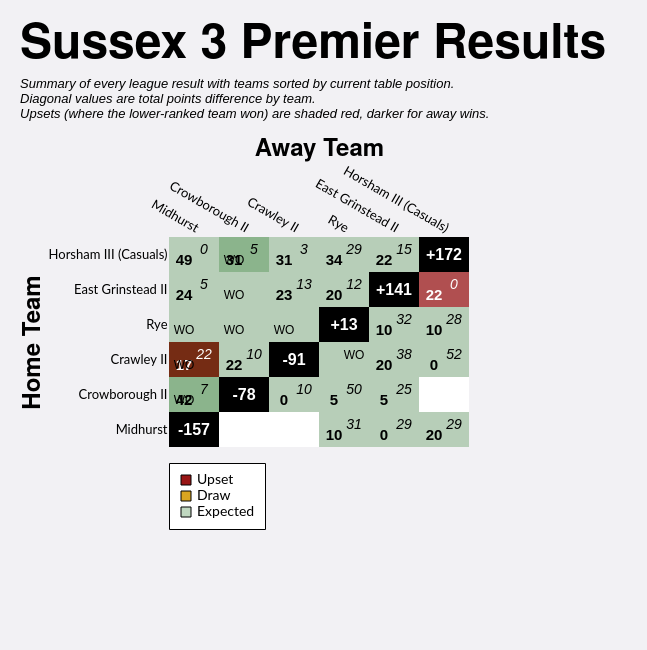

Here is the Vega-Lite specification saved for this chart:
### Vega-Lite specification from a JSON file in a GitHub repository (floating-point values rounded to 4 significant figures)
{"config": {"axis": {"labelFont": "Lato, sans-serif", "titleFont": "PT Sans Narrow, Helvetica Neue, Helvetica, Arial, sans-serif", "labelFontSize": 13, "titleFontSize": 24, "gridColor": "#202947", "gridOpacity": 0.2}, "header": {"labelFont": "PT Sans Narrow, Helvetica Neue, Helvetica, Arial, sans-serif", "titleFont": "PT Sans Narrow, Helvetica Neue, Helvetica, Arial, sans-serif", "labelFontSize": 24, "titleFontSize": 28, "labelFontWeight": "bold", "orient": "left"}, "legend": {"labelFont": "Lato, sans-serif", "titleFont": "PT Sans Narrow, Helvetica Neue, Helvetica, Arial, sans-serif", "labelFontSize": 14, "titleFontSize": 16, "titlePadding": 5, "fillColor": "white", "strokeColor": "black", "padding": 10, "titleFontWeight": "lighter", "titleFontStyle": "italic", "titleColor": "gray", "offset": 10}, "title": {"font": "PT Sans Narrow, Helvetica Neue, Helvetica, Arial, sans-serif", "fontSize": 48, "fontWeight": "bold", "anchor": "start", "align": "center", "titlePadding": 20, "subtitlePadding": 10, "subtitleFontSize": 13, "subtitleColor": "", "subtitleFontStyle": "italic", "offset": 15, "color": "black"}, "axisX": {"labelAngle": 0}, "facet": {"title": null, "header": null, "align": {"row": "each", "column": "each"}}, "resolve": {"scale": {"y": "independent", "facet": "independent"}}, "background": "#f2f1f4", "view": {"stroke": null}}, "layer": [{"data": {"name": "data-8764dce6b878215d67f8b3fd9065652d"}, "mark": {"type": "rect"}, "encoding": {"color": {"field": "unexpected_result", "legend": {"columns": 1, "direction": "horizontal", "labelExpr": "datum.value === 'Upset (Away Win)' ? 'Upset' : datum.value", "labelLimit": 220, "offset": 16, "orient": "bottom", "symbolStrokeColor": "black", "symbolStrokeWidth": 1, "values": ["Upset (Away Win)", "Draw", "Expected"]}, "scale": {"domain": ["Expected", "Upset (Home Win)", "Upset (Away Win)", "Draw", "To be played", "N/A"], "range": ["#146f1444", "#991515bb", "#991515", "goldenrod", "white", "black"]}, "title": null, "type": "nominal"}, "opacity": {"condition": {"test": "datum.home_team == param_12['home_team'] || datum.away_team == param_12['home_team'] || !isValid(param_12['home_team'])", "value": 1.0}, "value": 0.1}, "tooltip": [{"field": "home_team", "title": "Home", "type": "nominal"}, {"field": "away_team", "title": "Away", "type": "nominal"}, {"field": "home_score_text", "title": "Home Score", "type": "nominal"}, {"field": "away_score_text", "title": "Away Score", "type": "nominal"}, {"field": "result", "title": "Result", "type": "nominal"}, {"field": "unexpected_result", "title": "Unexpectedness", "type": "nominal"}, {"field": "date", "format": "%d %b %Y", "title": "Date", "type": "temporal"}], "x": {"axis": {"domain": false, "grid": false, "labelAngle": 30, "orient": "top", "ticks": false}, "field": "away_team", "sort": ["Midhurst", "Crowborough II", "Crawley II", "Rye", "East Grinstead II", "Horsham III (Casuals)"], "title": "Away Team", "type": "nominal"}, "y": {"axis": {"domain": false, "grid": false, "ticks": false}, "field": "home_team", "sort": ["Horsham III (Casuals)", "East Grinstead II", "Rye", "Crawley II", "Crowborough II", "Midhurst"], "title": "Home Team", "type": "nominal"}}, "name": "view_7"}, {"data": {"name": "data-8764dce6b878215d67f8b3fd9065652d"}, "mark": {"type": "text", "fontStyle": "italic", "size": 14, "xOffset": 10, "yOffset": -5}, "encoding": {"color": {"condition": {"test": "(datum.home_team == param_12['home_team'] || datum.away_team == param_12['home_team'] || !isValid(param_12['home_team'])) && datum.unexpected_result == 'Expected'", "value": "black"}, "value": "white"}, "text": {"field": "away_score_text", "type": "nominal"}, "x": {"field": "away_team", "sort": ["Midhurst", "Crowborough II", "Crawley II", "Rye", "East Grinstead II", "Horsham III (Casuals)"], "type": "nominal"}, "y": {"field": "home_team", "sort": ["Horsham III (Casuals)", "East Grinstead II", "Rye", "Crawley II", "Crowborough II", "Midhurst"], "type": "nominal"}}, "transform": [{"filter": "datum.away_score_text != '' && datum.away_score_text != 'WO'"}]}, {"data": {"name": "data-8764dce6b878215d67f8b3fd9065652d"}, "mark": {"type": "text", "size": 12, "xOffset": 10, "yOffset": -5}, "encoding": {"color": {"condition": {"test": "(datum.home_team == param_12['home_team'] || datum.away_team == param_12['home_team'] || !isValid(param_12['home_team'])) && datum.unexpected_result == 'Expected'", "value": "black"}, "value": "white"}, "text": {"field": "away_score_text", "type": "nominal"}, "x": {"field": "away_team", "sort": ["Midhurst", "Crowborough II", "Crawley II", "Rye", "East Grinstead II", "Horsham III (Casuals)"], "type": "nominal"}, "y": {"field": "home_team", "sort": ["Horsham III (Casuals)", "East Grinstead II", "Rye", "Crawley II", "Crowborough II", "Midhurst"], "type": "nominal"}}, "transform": [{"filter": "datum.away_score_text == 'WO'"}]}, {"data": {"name": "data-8764dce6b878215d67f8b3fd9065652d"}, "mark": {"type": "text", "fontWeight": "bold", "size": 15, "xOffset": -10, "yOffset": 5}, "encoding": {"color": {"condition": {"test": "(datum.home_team == param_12['home_team'] || datum.away_team == param_12['home_team'] || !isValid(param_12['home_team'])) && datum.unexpected_result == 'Expected'", "value": "black"}, "value": "white"}, "text": {"field": "home_score_text", "type": "nominal"}, "x": {"field": "away_team", "sort": ["Midhurst", "Crowborough II", "Crawley II", "Rye", "East Grinstead II", "Horsham III (Casuals)"], "type": "nominal"}, "y": {"field": "home_team", "sort": ["Horsham III (Casuals)", "East Grinstead II", "Rye", "Crawley II", "Crowborough II", "Midhurst"], "type": "nominal"}}, "transform": [{"filter": "datum.home_score_text != '' && datum.home_score_text != 'WO'"}]}, {"data": {"name": "data-8764dce6b878215d67f8b3fd9065652d"}, "mark": {"type": "text", "size": 12, "xOffset": -10, "yOffset": 5}, "encoding": {"color": {"condition": {"test": "(datum.home_team == param_12['home_team'] || datum.away_team == param_12['home_team'] || !isValid(param_12['home_team'])) && datum.unexpected_result == 'Expected'", "value": "black"}, "value": "white"}, "text": {"field": "home_score_text", "type": "nominal"}, "x": {"field": "away_team", "sort": ["Midhurst", "Crowborough II", "Crawley II", "Rye", "East Grinstead II", "Horsham III (Casuals)"], "type": "nominal"}, "y": {"field": "home_team", "sort": ["Horsham III (Casuals)", "East Grinstead II", "Rye", "Crawley II", "Crowborough II", "Midhurst"], "type": "nominal"}}, "transform": [{"filter": "datum.home_score_text == 'WO'"}]}, {"data": {"name": "data-99997583bae8392bf271f2a6b991e258"}, "mark": {"type": "text", "color": "white", "fontWeight": "bold", "size": 16}, "encoding": {"text": {"field": "display_text", "type": "nominal"}, "tooltip": [{"field": "home_team", "title": "Team", "type": "nominal"}, {"field": "display_text", "title": "Points Difference", "type": "nominal"}], "x": {"field": "away_team", "sort": ["Midhurst", "Crowborough II", "Crawley II", "Rye", "East Grinstead II", "Horsham III (Casuals)"], "type": "nominal"}, "y": {"field": "home_team", "sort": ["Horsham III (Casuals)", "East Grinstead II", "Rye", "Crawley II", "Crowborough II", "Midhurst"], "type": "nominal"}}}], "height": {"step": 35}, "padding": {"left": 20, "top": 20, "right": 40, "bottom": 120}, "params": [{"name": "param_12", "select": {"type": "point", "clear": "dblclick", "fields": ["home_team"], "on": "click"}, "value": null, "views": ["view_7"]}], "title": {"text": "Sussex 3 Premier Results", "subtitle": ["Summary of every league result with teams sorted by current table position.", "Diagonal values are total points difference by team.", "Upsets (where the lower-ranked team won) are shaded red, darker for away wins."]}, "width": {"step": 50}, "$schema": "https://vega.github.io/schema/vega-lite/v5.20.1.json", "datasets": {"data-8764dce6b878215d67f8b3fd9065652d": [{"home_team": "Crawley II", "away_team": "Crawley II", "match_id": null, "date": "", "home_score": null, "away_score": null, "home_walkover": null, "away_walkover": null, "result": "N/A", "home_score_text": "", "away_score_text": "", "wo_result": "", "score_text": "", "display_text": "-91", "is_diagonal": true, "result_simple": "N/A", "unexpected_result": "N/A", "unexpected_opacity": 1.0}, {"home_team": "Crawley II", "away_team": "Crowborough II", "match_id": "952685", "date": "2022-01-22T00:00:00", "home_score": 22, "away_score": 10, "home_walkover": false, "away_walkover": false, "result": "Home Win", "home_score_text": "22", "away_score_text": "10", "wo_result": "", "score_text": "22-10", "display_text": "22-10", "is_diagonal": false, "result_simple": "Home Win", "unexpected_result": "Expected", "unexpected_opacity": 0.25}, {"home_team": "Crawley II", "away_team": "East Grinstead II", "match_id": "952701", "date": "2022-03-26T00:00:00", "home_score": 20, "away_score": 38, "home_walkover": false, "away_walkover": false, "result": "Away Win", "home_score_text": "20", "away_score_text": "38", "wo_result": "", "score_text": "20-38", "display_text": "20-38", "is_diagonal": false, "result_simple": "Away Win", "unexpected_result": "Expected", "unexpected_opacity": 0.25}, {"home_team": "Crawley II", "away_team": "Horsham III (Casuals)", "match_id": "952691", "date": "2022-02-12T00:00:00", "home_score": 0, "away_score": 52, "home_walkover": false, "away_walkover": false, "result": "Away Win", "home_score_text": "0", "away_score_text": "52", "wo_result": "", "score_text": "0-52", "display_text": "0-52", "is_diagonal": false, "result_simple": "Away Win", "unexpected_result": "Expected", "unexpected_opacity": 0.25}, {"home_team": "Crawley II", "away_team": "Midhurst", "match_id": "957345", "date": "2022-02-19T00:00:00", "home_score": 17, "away_score": 22, "home_walkover": false, "away_walkover": false, "result": "Away Win (LBP)", "home_score_text": "17", "away_score_text": "22", "wo_result": "", "score_text": "17-22", "display_text": "17-22", "is_diagonal": false, "result_simple": "Away Win", "unexpected_result": "Upset (Away Win)", "unexpected_opacity": 1.0}, {"home_team": "Crawley II", "away_team": "Midhurst", "match_id": "952681", "date": "2022-01-15T00:00:00", "home_score": null, "away_score": null, "home_walkover": true, "away_walkover": false, "result": "Home Win", "home_score_text": "WO", "away_score_text": "", "wo_result": "HWO", "score_text": "WO", "display_text": "WO", "is_diagonal": false, "result_simple": "Home Win", "unexpected_result": "Expected", "unexpected_opacity": 0.25}, {"home_team": "Crawley II", "away_team": "Rye", "match_id": "952676", "date": "2021-12-11T00:00:00", "home_score": null, "away_score": null, "home_walkover": false, "away_walkover": true, "result": "Away Win", "home_score_text": "", "away_score_text": "WO", "wo_result": "AWO", "score_text": "WO", "display_text": "WO", "is_diagonal": false, "result_simple": "Away Win", "unexpected_result": "Expected", "unexpected_opacity": 0.25}, {"home_team": "Crowborough II", "away_team": "Crawley II", "match_id": "952697", "date": "2022-03-05T00:00:00", "home_score": 0, "away_score": 10, "home_walkover": false, "away_walkover": false, "result": "Away Win", "home_score_text": "0", "away_score_text": "10", "wo_result": "", "score_text": "0-10", "display_text": "0-10", "is_diagonal": false, "result_simple": "Away Win", "unexpected_result": "Expected", "unexpected_opacity": 0.25}, {"home_team": "Crowborough II", "away_team": "Crowborough II", "match_id": null, "date": "", "home_score": null, "away_score": null, "home_walkover": null, "away_walkover": null, "result": "N/A", "home_score_text": "", "away_score_text": "", "wo_result": "", "score_text": "", "display_text": "-78", "is_diagonal": true, "result_simple": "N/A", "unexpected_result": "N/A", "unexpected_opacity": 1.0}, {"home_team": "Crowborough II", "away_team": "East Grinstead II", "match_id": "952677", "date": "2021-12-11T00:00:00", "home_score": 5, "away_score": 25, "home_walkover": false, "away_walkover": false, "result": "Away Win", "home_score_text": "5", "away_score_text": "25", "wo_result": "", "score_text": "5-25", "display_text": "5-25", "is_diagonal": false, "result_simple": "Away Win", "unexpected_result": "Expected", "unexpected_opacity": 0.25}, {"home_team": "Crowborough II", "away_team": "Horsham III (Casuals)", "match_id": null, "date": "", "home_score": null, "away_score": null, "home_walkover": null, "away_walkover": null, "result": "To be played", "home_score_text": "", "away_score_text": "", "wo_result": "", "score_text": "", "display_text": "", "is_diagonal": false, "result_simple": "To be played", "unexpected_result": "To be played", "unexpected_opacity": 1.0}, {"home_team": "Crowborough II", "away_team": "Midhurst", "match_id": "957845", "date": "2022-03-26T00:00:00", "home_score": 42, "away_score": 7, "home_walkover": false, "away_walkover": false, "result": "Home Win", "home_score_text": "42", "away_score_text": "7", "wo_result": "", "score_text": "42-7", "display_text": "42-7", "is_diagonal": false, "result_simple": "Home Win", "unexpected_result": "Expected", "unexpected_opacity": 0.25}, {"home_team": "Crowborough II", "away_team": "Midhurst", "match_id": "952687", "date": "2022-01-29T00:00:00", "home_score": null, "away_score": null, "home_walkover": true, "away_walkover": false, "result": "Home Win", "home_score_text": "WO", "away_score_text": "", "wo_result": "HWO", "score_text": "WO", "display_text": "WO", "is_diagonal": false, "result_simple": "Home Win", "unexpected_result": "Expected", "unexpected_opacity": 0.25}, {"home_team": "Crowborough II", "away_team": "Rye", "match_id": "952690", "date": "2022-02-12T00:00:00", "home_score": 5, "away_score": 50, "home_walkover": false, "away_walkover": false, "result": "Away Win", "home_score_text": "5", "away_score_text": "50", "wo_result": "", "score_text": "5-50", "display_text": "5-50", "is_diagonal": false, "result_simple": "Away Win", "unexpected_result": "Expected", "unexpected_opacity": 0.25}, {"home_team": "East Grinstead II", "away_team": "Crawley II", "match_id": "952688", "date": "2022-01-29T00:00:00", "home_score": 23, "away_score": 13, "home_walkover": false, "away_walkover": false, "result": "Home Win", "home_score_text": "23", "away_score_text": "13", "wo_result": "", "score_text": "23-13", "display_text": "23-13", "is_diagonal": false, "result_simple": "Home Win", "unexpected_result": "Expected", "unexpected_opacity": 0.25}, {"home_team": "East Grinstead II", "away_team": "Crowborough II", "match_id": "952704", "date": "2022-04-02T00:00:00", "home_score": null, "away_score": null, "home_walkover": true, "away_walkover": false, "result": "Home Win", "home_score_text": "WO", "away_score_text": "", "wo_result": "HWO", "score_text": "WO", "display_text": "WO", "is_diagonal": false, "result_simple": "Home Win", "unexpected_result": "Expected", "unexpected_opacity": 0.25}, {"home_team": "East Grinstead II", "away_team": "East Grinstead II", "match_id": null, "date": "", "home_score": null, "away_score": null, "home_walkover": null, "away_walkover": null, "result": "N/A", "home_score_text": "", "away_score_text": "", "wo_result": "", "score_text": "", "display_text": "+141", "is_diagonal": true, "result_simple": "N/A", "unexpected_result": "N/A", "unexpected_opacity": 1.0}, {"home_team": "East Grinstead II", "away_team": "Horsham III (Casuals)", "match_id": "952698", "date": "2022-03-05T00:00:00", "home_score": 22, "away_score": 0, "home_walkover": false, "away_walkover": false, "result": "Home Win", "home_score_text": "22", "away_score_text": "0", "wo_result": "", "score_text": "22-0", "display_text": "22-0", "is_diagonal": false, "result_simple": "Home Win", "unexpected_result": "Upset (Home Win)", "unexpected_opacity": 0.75}, {"home_team": "East Grinstead II", "away_team": "Midhurst", "match_id": "952692", "date": "2022-02-12T00:00:00", "home_score": 24, "away_score": 5, "home_walkover": false, "away_walkover": false, "result": "Home Win", "home_score_text": "24", "away_score_text": "5", "wo_result": "", "score_text": "24-5", "display_text": "24-5", "is_diagonal": false, "result_simple": "Home Win", "unexpected_result": "Expected", "unexpected_opacity": 0.25}, {"home_team": "East Grinstead II", "away_team": "Rye", "match_id": "952683", "date": "2022-01-15T00:00:00", "home_score": 20, "away_score": 12, "home_walkover": false, "away_walkover": false, "result": "Home Win", "home_score_text": "20", "away_score_text": "12", "wo_result": "", "score_text": "20-12", "display_text": "20-12", "is_diagonal": false, "result_simple": "Home Win", "unexpected_result": "Expected", "unexpected_opacity": 0.25}, {"home_team": "Horsham III (Casuals)", "away_team": "Crawley II", "match_id": "952678", "date": "2021-12-18T00:00:00", "home_score": 31, "away_score": 3, "home_walkover": false, "away_walkover": false, "result": "Home Win", "home_score_text": "31", "away_score_text": "3", "wo_result": "", "score_text": "31-3", "display_text": "31-3", "is_diagonal": false, "result_simple": "Home Win", "unexpected_result": "Expected", "unexpected_opacity": 0.25}, {"home_team": "Horsham III (Casuals)", "away_team": "Crowborough II", "match_id": "957346", "date": "2022-02-19T00:00:00", "home_score": 31, "away_score": 5, "home_walkover": false, "away_walkover": false, "result": "Home Win", "home_score_text": "31", "away_score_text": "5", "wo_result": "", "score_text": "31-5", "display_text": "31-5", "is_diagonal": false, "result_simple": "Home Win", "unexpected_result": "Expected", "unexpected_opacity": 0.25}, {"home_team": "Horsham III (Casuals)", "away_team": "Crowborough II", "match_id": "953050", "date": "2022-01-15T00:00:00", "home_score": null, "away_score": null, "home_walkover": true, "away_walkover": false, "result": "Home Win", "home_score_text": "WO", "away_score_text": "", "wo_result": "HWO", "score_text": "WO", "display_text": "WO", "is_diagonal": false, "result_simple": "Home Win", "unexpected_result": "Expected", "unexpected_opacity": 0.25}, {"home_team": "Horsham III (Casuals)", "away_team": "East Grinstead II", "match_id": "952684", "date": "2022-01-22T00:00:00", "home_score": 22, "away_score": 15, "home_walkover": false, "away_walkover": false, "result": "Home Win (LBP)", "home_score_text": "22", "away_score_text": "15", "wo_result": "", "score_text": "22-15", "display_text": "22-15", "is_diagonal": false, "result_simple": "Home Win", "unexpected_result": "Expected", "unexpected_opacity": 0.25}, {"home_team": "Horsham III (Casuals)", "away_team": "Horsham III (Casuals)", "match_id": null, "date": "", "home_score": null, "away_score": null, "home_walkover": null, "away_walkover": null, "result": "N/A", "home_score_text": "", "away_score_text": "", "wo_result": "", "score_text": "", "display_text": "+172", "is_diagonal": true, "result_simple": "N/A", "unexpected_result": "N/A", "unexpected_opacity": 1.0}, {"home_team": "Horsham III (Casuals)", "away_team": "Midhurst", "match_id": "952675", "date": "2021-12-11T00:00:00", "home_score": 49, "away_score": 0, "home_walkover": false, "away_walkover": false, "result": "Home Win", "home_score_text": "49", "away_score_text": "0", "wo_result": "", "score_text": "49-0", "display_text": "49-0", "is_diagonal": false, "result_simple": "Home Win", "unexpected_result": "Expected", "unexpected_opacity": 0.25}, {"home_team": "Horsham III (Casuals)", "away_team": "Rye", "match_id": "952700", "date": "2022-03-19T00:00:00", "home_score": 34, "away_score": 29, "home_walkover": false, "away_walkover": false, "result": "Home Win (LBP)", "home_score_text": "34", "away_score_text": "29", "wo_result": "", "score_text": "34-29", "display_text": "34-29", "is_diagonal": false, "result_simple": "Home Win", "unexpected_result": "Expected", "unexpected_opacity": 0.25}, {"home_team": "Midhurst", "away_team": "Crawley II", "match_id": null, "date": "", "home_score": null, "away_score": null, "home_walkover": null, "away_walkover": null, "result": "To be played", "home_score_text": "", "away_score_text": "", "wo_result": "", "score_text": "", "display_text": "", "is_diagonal": false, "result_simple": "To be played", "unexpected_result": "To be played", "unexpected_opacity": 1.0}, {"home_team": "Midhurst", "away_team": "Crowborough II", "match_id": null, "date": "", "home_score": null, "away_score": null, "home_walkover": null, "away_walkover": null, "result": "To be played", "home_score_text": "", "away_score_text": "", "wo_result": "", "score_text": "", "display_text": "", "is_diagonal": false, "result_simple": "To be played", "unexpected_result": "To be played", "unexpected_opacity": 1.0}, {"home_team": "Midhurst", "away_team": "East Grinstead II", "match_id": "955168", "date": "2022-01-08T00:00:00", "home_score": 0, "away_score": 29, "home_walkover": false, "away_walkover": false, "result": "Away Win", "home_score_text": "0", "away_score_text": "29", "wo_result": "", "score_text": "0-29", "display_text": "0-29", "is_diagonal": false, "result_simple": "Away Win", "unexpected_result": "Expected", "unexpected_opacity": 0.25}, {"home_team": "Midhurst", "away_team": "Horsham III (Casuals)", "match_id": "952702", "date": "2022-04-02T00:00:00", "home_score": 20, "away_score": 29, "home_walkover": false, "away_walkover": false, "result": "Away Win", "home_score_text": "20", "away_score_text": "29", "wo_result": "", "score_text": "20-29", "display_text": "20-29", "is_diagonal": false, "result_simple": "Away Win", "unexpected_result": "Expected", "unexpected_opacity": 0.25}, {"home_team": "Midhurst", "away_team": "Midhurst", "match_id": null, "date": "", "home_score": null, "away_score": null, "home_walkover": null, "away_walkover": null, "result": "N/A", "home_score_text": "", "away_score_text": "", "wo_result": "", "score_text": "", "display_text": "-157", "is_diagonal": true, "result_simple": "N/A", "unexpected_result": "N/A", "unexpected_opacity": 1.0}, {"home_team": "Midhurst", "away_team": "Rye", "match_id": "952686", "date": "2022-01-22T00:00:00", "home_score": 10, "away_score": 31, "home_walkover": false, "away_walkover": false, "result": "Away Win", "home_score_text": "10", "away_score_text": "31", "wo_result": "", "score_text": "10-31", "display_text": "10-31", "is_diagonal": false, "result_simple": "Away Win", "unexpected_result": "Expected", "unexpected_opacity": 0.25}, {"home_team": "Rye", "away_team": "Crawley II", "match_id": "952703", "date": "2022-04-02T00:00:00", "home_score": null, "away_score": null, "home_walkover": true, "away_walkover": false, "result": "Home Win", "home_score_text": "WO", "away_score_text": "", "wo_result": "HWO", "score_text": "WO", "display_text": "WO", "is_diagonal": false, "result_simple": "Home Win", "unexpected_result": "Expected", "unexpected_opacity": 0.25}, {"home_team": "Rye", "away_team": "Crowborough II", "match_id": "955082", "date": "2022-02-05T00:00:00", "home_score": null, "away_score": null, "home_walkover": true, "away_walkover": false, "result": "Home Win", "home_score_text": "WO", "away_score_text": "", "wo_result": "HWO", "score_text": "WO", "display_text": "WO", "is_diagonal": false, "result_simple": "Home Win", "unexpected_result": "Expected", "unexpected_opacity": 0.25}, {"home_team": "Rye", "away_team": "East Grinstead II", "match_id": "959356", "date": "2022-03-12T00:00:00", "home_score": 10, "away_score": 32, "home_walkover": false, "away_walkover": false, "result": "Away Win", "home_score_text": "10", "away_score_text": "32", "wo_result": "", "score_text": "10-32", "display_text": "10-32", "is_diagonal": false, "result_simple": "Away Win", "unexpected_result": "Expected", "unexpected_opacity": 0.25}, {"home_team": "Rye", "away_team": "Horsham III (Casuals)", "match_id": "952689", "date": "2022-01-29T00:00:00", "home_score": 10, "away_score": 28, "home_walkover": false, "away_walkover": false, "result": "Away Win", "home_score_text": "10", "away_score_text": "28", "wo_result": "", "score_text": "10-28", "display_text": "10-28", "is_diagonal": false, "result_simple": "Away Win", "unexpected_result": "Expected", "unexpected_opacity": 0.25}, {"home_team": "Rye", "away_team": "Midhurst", "match_id": "952696", "date": "2022-03-05T00:00:00", "home_score": null, "away_score": null, "home_walkover": true, "away_walkover": false, "result": "Home Win", "home_score_text": "WO", "away_score_text": "", "wo_result": "HWO", "score_text": "WO", "display_text": "WO", "is_diagonal": false, "result_simple": "Home Win", "unexpected_result": "Expected", "unexpected_opacity": 0.25}, {"home_team": "Rye", "away_team": "Rye", "match_id": null, "date": "", "home_score": null, "away_score": null, "home_walkover": null, "away_walkover": null, "result": "N/A", "home_score_text": "", "away_score_text": "", "wo_result": "", "score_text": "", "display_text": "+13", "is_diagonal": true, "result_simple": "N/A", "unexpected_result": "N/A", "unexpected_opacity": 1.0}], "data-99997583bae8392bf271f2a6b991e258": [{"home_team": "Crawley II", "away_team": "Crawley II", "match_id": null, "date": "", "home_score": null, "away_score": null, "home_walkover": null, "away_walkover": null, "result": "N/A", "home_score_text": "", "away_score_text": "", "wo_result": "", "score_text": "", "display_text": "-91", "is_diagonal": true, "result_simple": "N/A", "unexpected_result": "N/A", "unexpected_opacity": 1.0}, {"home_team": "Crowborough II", "away_team": "Crowborough II", "match_id": null, "date": "", "home_score": null, "away_score": null, "home_walkover": null, "away_walkover": null, "result": "N/A", "home_score_text": "", "away_score_text": "", "wo_result": "", "score_text": "", "display_text": "-78", "is_diagonal": true, "result_simple": "N/A", "unexpected_result": "N/A", "unexpected_opacity": 1.0}, {"home_team": "East Grinstead II", "away_team": "East Grinstead II", "match_id": null, "date": "", "home_score": null, "away_score": null, "home_walkover": null, "away_walkover": null, "result": "N/A", "home_score_text": "", "away_score_text": "", "wo_result": "", "score_text": "", "display_text": "+141", "is_diagonal": true, "result_simple": "N/A", "unexpected_result": "N/A", "unexpected_opacity": 1.0}, {"home_team": "Horsham III (Casuals)", "away_team": "Horsham III (Casuals)", "match_id": null, "date": "", "home_score": null, "away_score": null, "home_walkover": null, "away_walkover": null, "result": "N/A", "home_score_text": "", "away_score_text": "", "wo_result": "", "score_text": "", "display_text": "+172", "is_diagonal": true, "result_simple": "N/A", "unexpected_result": "N/A", "unexpected_opacity": 1.0}, {"home_team": "Midhurst", "away_team": "Midhurst", "match_id": null, "date": "", "home_score": null, "away_score": null, "home_walkover": null, "away_walkover": null, "result": "N/A", "home_score_text": "", "away_score_text": "", "wo_result": "", "score_text": "", "display_text": "-157", "is_diagonal": true, "result_simple": "N/A", "unexpected_result": "N/A", "unexpected_opacity": 1.0}, {"home_team": "Rye", "away_team": "Rye", "match_id": null, "date": "", "home_score": null, "away_score": null, "home_walkover": null, "away_walkover": null, "result": "N/A", "home_score_text": "", "away_score_text": "", "wo_result": "", "score_text": "", "display_text": "+13", "is_diagonal": true, "result_simple": "N/A", "unexpected_result": "N/A", "unexpected_opacity": 1.0}]}}
